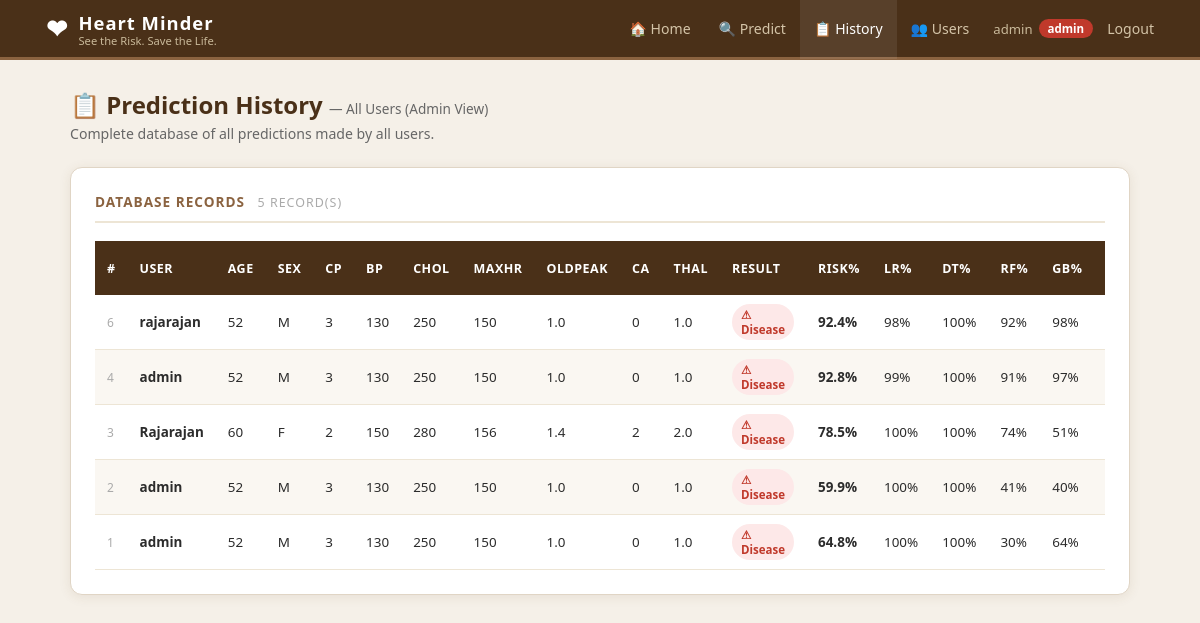
Screenshot of /history (signed in) with the database file from the repository.
### tables this page shows
CREATE TABLE predictions (
        id INTEGER PRIMARY KEY AUTOINCREMENT,
        user_id INTEGER,
        username TEXT,
        age REAL, sex INTEGER, cp INTEGER, trestbps REAL, chol REAL,
        fbs INTEGER, restecg INTEGER, thalach REAL, exang INTEGER,
        oldpeak REAL, slope INTEGER, ca REAL, thal REAL,
        prediction INTEGER, probability REAL,
        lr_prob REAL, dt_prob REAL, rf_prob REAL, gb_prob REAL,
        stack_acc REAL,
        created_at TEXT DEFAULT CURRENT_TIMESTAMP,
        FOREIGN KEY(user_id) REFERENCES users(id)
    );

### app.py (the view)
@app.route('/history')
@login_required
def history():
    conn = get_db()
    if session['role'] == 'admin':
        rows = conn.execute(
            "SELECT * FROM predictions ORDER BY created_at DESC").fetchall()
    else:
        rows = conn.execute(
            "SELECT * FROM predictions WHERE user_id=? ORDER BY created_at DESC",
            (session['user_id'],)).fetchall()
    conn.close()
    return render_template('history.html', rows=rows,
                           is_admin=(session['role']=='admin'))

### app.py (called while the page is built)
def get_db():
    conn = sqlite3.connect(DB_PATH)
    conn.row_factory = sqlite3.Row
    return conn

def login_required(f):
    from functools import wraps
    @wraps(f)
    def decorated(*args, **kwargs):
        if 'user_id' not in session: return redirect(url_for('login'))
        return f(*args, **kwargs)
    return decorated

### templates/history.html (shortened to what this page needs)
{% extends 'base.html' %}
{% block content %}
<div class="page-header">
  <h1>📋 Prediction History {% if is_admin %}<span style="font-size:0.85rem;font-weight:400;color:var(--text2);">— All Users (Admin View)</span>{% endif %}</h1>
  <p>{% if is_admin %}Complete database of all predictions made by all users.{% else %}Your personal prediction history.{% endif %}</p>
</div>
<div class="card">
  <h2>
    Database Records
    <span style="font-size:0.78rem;font-weight:400;color:#aaa;margin-left:8px;">{{ rows|length }} record(s)</span>
  </h2>
  {% if rows %}
  <div class="tbl-wrap">
    <table>
      <thead>
        <tr>
          <th>#</th>
          {% if is_admin %}<th>User</th>{% endif %}
          <th>Age</th><th>Sex</th><th>CP</th><th>BP</th><th>Chol</th>
          <th>MaxHR</th><th>Oldpeak</th><th>CA</th><th>Thal</th>
          <th>Result</th><th>Risk%</th>
          <th>LR%</th><th>DT%</th><th>RF%</th><th>GB%</th>
          <th>Stack Acc</th><th>Date</th>
        </tr>
      </thead>
      <tbody>
        {% for r in rows %}
        <tr>
          <td style="color:#aaa;font-size:0.75rem;">{{ r.id }}</td>
          {% if is_admin %}<td><b>{{ r.username }}</b></td>{% endif %}
          <td>{{ r.age|int }}</td>
          <td>{{ 'M' if r.sex==1 else 'F' }}</td>
          <td>{{ r.cp }}</td>
          <td>{{ r.trestbps|int }}</td>
          <td>{{ r.chol|int }}</td>
          <td>{{ r.thalach|int }}</td>
          <td>{{ "%.1f"|format(r.oldpeak) }}</td>
          <td>{{ r.ca|int }}</td>
          <td>{{ r.thal }}</td>
          <td>
            {% if r.prediction == 1 %}
              <span class="tag tag-red">⚠ Disease</span>
            {% else %}
              <span class="tag tag-green">✓ Clear</span>
            {% endif %}
          </td>
          <td><b>{{ "%.1f"|format(r.probability*100) }}%</b></td>
          <td>{{ "%.0f"|format(r.lr_prob*100) }}%</td>
          <td>{{ "%.0f"|format(r.dt_prob*100) }}%</td>
          <td>{{ "%.0f"|format(r.rf_prob*100) }}%</td>
          <td>{{ "%.0f"|format(r.gb_prob*100) }}%</td>
          <td>{{ "%.1f"|format(r.stack_acc*100) }}%</td>
        </tr>
        {% endfor %}
      </tbody>
    </table>
  </div>
  {% else %}
  <div class="empty">
    <div class="eicon">📭</div>
    <div>No predictions found. <a href="{{ url_for('predict_page') }}" style="color:var(--brown);">Run one now →</a></div>
  </div>
  {% endif %}
</div>
{% endblock %}

### templates/base.html (shortened to what this page needs)
<!DOCTYPE html>
<html lang="en">
<head>
</head>
<body>
{% if session.user_id %}
<nav>
  <a href="{{ url_for('home') }}" class="nav-brand">
    <span class="hicon">❤</span>
    <div><span>Heart Minder</span><small>See the Risk. Save the Life.</small></div>
  </a>
  <a href="{{ url_for('home') }}" {% if request.endpoint=='home' %}class="active"{% endif %}>🏠 Home</a>
  <a href="{{ url_for('predict_page') }}" {% if request.endpoint=='predict_page' %}class="active"{% endif %}>🔍 Predict</a>
  <a href="{{ url_for('history') }}" {% if request.endpoint=='history' %}class="active"{% endif %}>📋 History</a>
  {% if session.role == 'admin' %}
  <a href="{{ url_for('admin_users') }}" {% if request.endpoint=='admin_users' %}class="active"{% endif %}>👥 Users</a>
  {% endif %}
  <div class="nav-user">
    <span>{{ session.username }}</span>
    <span class="badge {% if session.role=='admin' %}badge-admin{% endif %}">{{ session.role }}</span>
  </div>
  <a href="{{ url_for('logout') }}">Logout</a>
</nav>
{% endif %}
<div {% if not session.user_id %}class="auth-wrap"{% else %}class="container"{% endif %}>
  {% block content %}{% endblock %}
</div>
</body>
</html>

### templates/base.html (style rules this page uses)
:root { --beige: #f5f0e8; --beige2: #ede5d5; --beige3: #e0d5c5; --cream: #faf7f2; --brown: #6b4c2a; --brown2: #8b6340; --brown3: #4a3018; --red: #c0392b; --red2: #e74c3c; --green: #27ae60; --green2: #2ecc71; --text: #2c2c2c; --text2: #666; --shadow: 0 2px 12px rgba(107,76,42,0.10); --radius: 12px; }
* { box-sizing:border-box;margin:0;padding:0; }
body { font-family:'Segoe UI',Arial,sans-serif;background:var(--beige);color:var(--text);min-height:100vh; }
nav { background:var(--brown3);border-bottom:3px solid var(--brown2);padding:0 32px;display:flex;align-items:center;height:60px;gap:0; }
.nav-brand { display:flex;align-items:center;gap:10px;text-decoration:none;margin-right:auto; }
.nav-brand .hicon { font-size:1.6rem; }
.nav-brand span { font-size:1.15rem;font-weight:800;color:#fff;letter-spacing:1px; }
.nav-brand small { font-size:0.7rem;color:#c9b99a;display:block;line-height:1; }
nav a { color:#d4c4a8;text-decoration:none;padding:0 14px;font-size:0.88rem;font-weight:500;height:60px;display:flex;align-items:center;transition:background 0.2s,color 0.2s; }
nav a:hover,nav a.active { color:#fff;background:rgba(255,255,255,0.08); }
.nav-user { display:flex;align-items:center;gap:6px;color:#c9b99a;font-size:0.82rem;margin-left:10px; }
.nav-user .badge { background:var(--brown2);color:#fff;border-radius:20px;padding:2px 9px;font-size:0.72rem;font-weight:700; }
.badge-admin { background:var(--red)!important; }
.container { max-width:1100px;margin:0 auto;padding:28px 20px; }
.page-header { margin-bottom:24px; }
.page-header h1 { font-size:1.5rem;font-weight:800;color:var(--brown3); }
.page-header p { color:var(--text2);font-size:0.88rem;margin-top:3px; }
.card { background:#fff;border:1px solid var(--beige3);border-radius:var(--radius);padding:24px;box-shadow:var(--shadow); }
.card h2 { font-size:0.85rem;font-weight:700;text-transform:uppercase;letter-spacing:1px;color:var(--brown2);padding-bottom:10px;border-bottom:2px solid var(--beige2);margin-bottom:18px; }
.tbl-wrap { overflow-x:auto; }
table { width:100%;border-collapse:collapse;font-size:0.84rem; }
th { background:var(--brown3);color:#fff;padding:10px 12px;text-align:left;font-weight:600;font-size:0.78rem;text-transform:uppercase;letter-spacing:0.5px; }
td { padding:9px 12px;border-bottom:1px solid var(--beige2); }
tr:nth-child(even) td { background:var(--cream); }
.tag { display:inline-block;padding:3px 9px;border-radius:20px;font-size:0.72rem;font-weight:700; }
.tag-red { background:#fde8e8;color:var(--red); }

### rows the page displays
predictions: id "6", username "rajarajan", age "52", sex "M", cp "3", trestbps "130", chol "250", thalach "150", oldpeak "1.0", ca "0", thal "1.0", prediction "⚠ Disease", r.probability*100 "92.4", r.lr_prob*100 "98", r.dt_prob*100 "100", r.rf_prob*100 "92", r.gb_prob*100 "98"
predictions: id "4", username "admin", age "52", sex "M", cp "3", trestbps "130", chol "250", thalach "150", oldpeak "1.0", ca "0", thal "1.0", prediction "⚠ Disease", r.probability*100 "92.8", r.lr_prob*100 "99", r.dt_prob*100 "100", r.rf_prob*100 "91", r.gb_prob*100 "97"
predictions: id "3", username "Rajarajan", age "60", sex "F", cp "2", trestbps "150", chol "280", thalach "156", oldpeak "1.4", ca "2", thal "2.0", prediction "⚠ Disease", r.probability*100 "78.5", r.lr_prob*100 "100", r.dt_prob*100 "100", r.rf_prob*100 "74", r.gb_prob*100 "51"
predictions: id "2", username "admin", age "52", sex "M", cp "3", trestbps "130", chol "250", thalach "150", oldpeak "1.0", ca "0", thal "1.0", prediction "⚠ Disease", r.probability*100 "59.9", r.lr_prob*100 "100", r.dt_prob*100 "100", r.rf_prob*100 "41", r.gb_prob*100 "40"
predictions: id "1", username "admin", age "52", sex "M", cp "3", trestbps "130", chol "250", thalach "150", oldpeak "1.0", ca "0", thal "1.0", prediction "⚠ Disease", r.probability*100 "64.8", r.lr_prob*100 "100", r.dt_prob*100 "100", r.rf_prob*100 "30", r.gb_prob*100 "64"

### other values shown
{{ session.username }} "admin"
{{ session.role }} "admin"
{{ rows|length }} "5"
